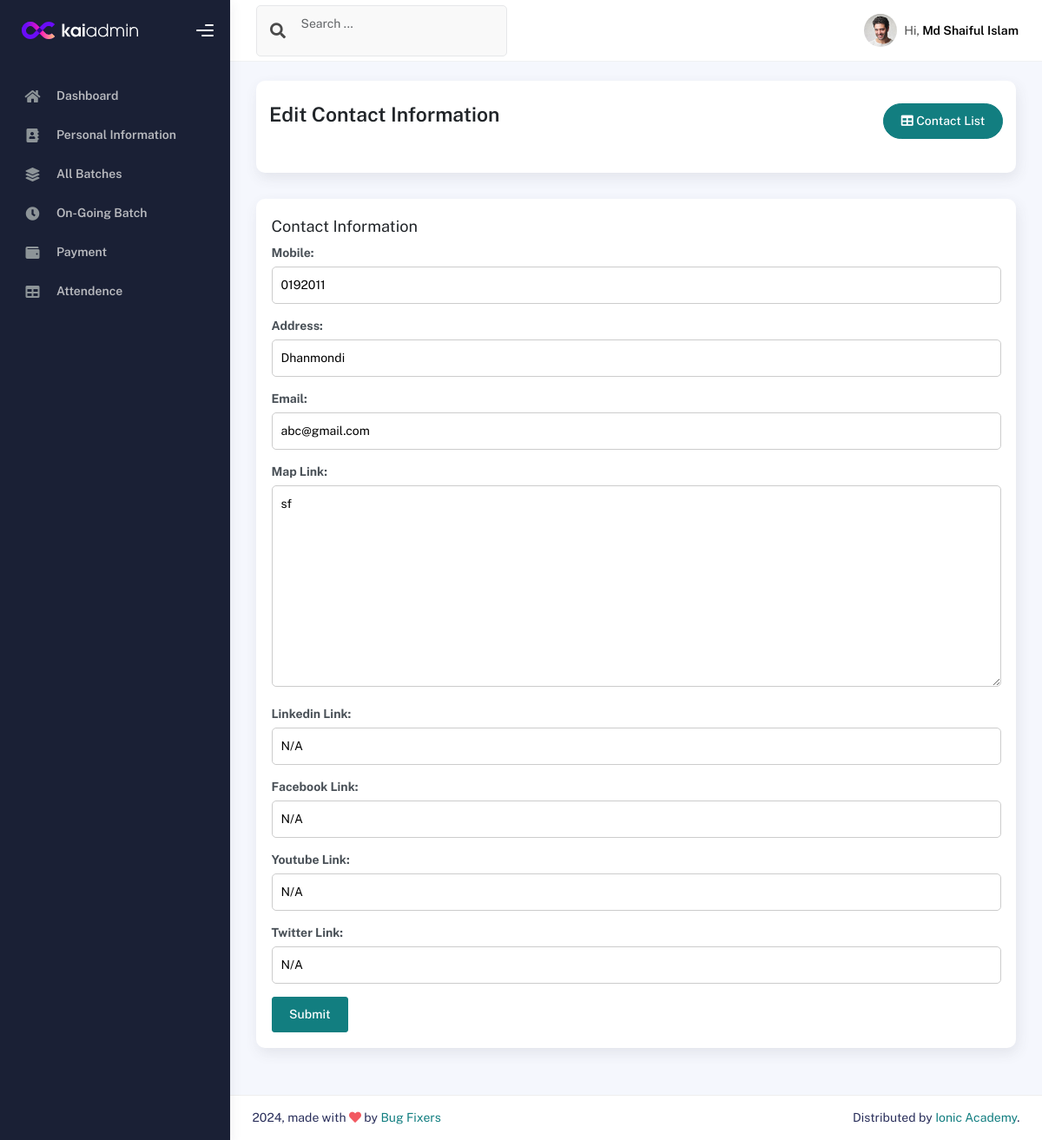
Screenshot of /editcontact/1 (signed in) with the database file from the repository.
### IMSapp/models.py (models this page shows, shortened)
class IMSUserModel(AbstractUser):
    USERTYPE=[
        ('Authority','Authority'),
        ('Student','Student'),
        ('Teacher','Teacher'),
        ('Staff','Staff'),
    ]
    UserType=models.CharField(choices=USERTYPE,max_length=100, null=True)

class StudentModel(models.Model):
    Imsuser=models.OneToOneField(IMSUserModel,on_delete=models.CASCADE,related_name='studentinfo',null=True)
    StudentID=models.CharField(max_length=100,null=True)
    StudentName=models.CharField(max_length=100,null=True)
    StudentPhoto=models.ImageField(upload_to='studentPhoto',null=True)
    AdmissionDate=models.DateField(auto_now_add=True,null=True)
    EducationalQualification=models.CharField(max_length=100,null=True)
    LinkedInLink =models.CharField(max_length=150,null=True)
    GithubLink =models.CharField(max_length=150,null=True)
    FacebookLink =models.CharField(max_length=150,null=True)

class WebsiteContactModel(models.Model):
    Imsuser = models.CharField(max_length=50,null=True)
    Mobile = models.CharField(max_length=50,null=True)
    Address = models.CharField(max_length=100,null=True)
    Email = models.CharField(max_length=100,null=True)
    MapLink = models.TextField(null=True)
    GithubLink =models.CharField(max_length=150,null=True)
    FacebookLink =models.CharField(max_length=150,null=True)
    YoutubeLink =models.CharField(max_length=150,null=True)
    TwitterLink =models.CharField(max_length=150,null=True)

### IMSapp/contactviews.py (the view)
# urls.py: path('editcontact/<str:myid>',editcontact,name="editcontact"),
def editcontact(request,myid):
    contactdata = get_object_or_404(WebsiteContactModel, id=myid)
    if request.method == 'POST':
        contactform = WebsiteContacForm(request.POST, instance=contactdata)
        if contactform.is_valid():
            contactform.save()
            return redirect('contactlist')
    else:
        contactform = WebsiteContacForm(instance=contactdata)
    context = {
        'contactform':contactform
    }
    return render(request,'contact/editcontact.html',context)

### IMSapp/forms.py
class WebsiteContacForm(forms.ModelForm):
    class Meta:
        model = WebsiteContactModel
        fields = "__all__"
        exclude = ['Imsuser']
        labels = {
            "MapLink": "Map Link",
            "GithubLink": "Linkedin Link",
            "FacebookLink": "Facebook Link",
            "YoutubeLink": "Youtube Link",
            "TwitterLink" : "Twitter Link",
        }

### IMSapp/templates/contact/editcontact.html (shortened to what this page needs)
{% extends "profilemaster/master.html" %}
{% block content %}
<div class="col-sm-12 col-md-12">
    <div class="card card-stats card-round">
        <div class="card-body">
            <div class="d-flex align-items-left align-items-md-center flex-column flex-md-row pt-2 pb-4">
                <div>
                    <h3 class="fw-bold mb-3">Edit Contact Information</h3>
                </div>
                <div class="ms-md-auto py-2 py-md-0">
                    <a href="{% url 'contactlist' %}" class="btn btn-primary btn-round"><i class="fas fa-table"></i> Contact List</a>
                </div>
            </div>
        </div>
    </div>
</div>
<div class="row">
    <div class="col-sm-12">
        <div class="card">
            <div class="card-body">
                <form action="" method="POST" enctype="multipart/form-data">
                    <div class="row">
                        <div class="col-12">
                            <h5 class="form-title"><span>Contact Information</span></h5>
                        </div>
                        {{contactform}}
                        <div class="col-12">
                            <button type="submit" class="btn btn-primary">Submit</button>
                        </div>
                    </div>
                </form>
            </div>
        </div>
    </div>
</div>
{% endblock content %}

### IMSapp/templates/profilemaster/header.html (shortened to what this page needs)
{% load static %}
<div class="main-header">
    <nav class="navbar navbar-header navbar-header-transparent navbar-expand-lg border-bottom">
      <div class="container-fluid">
        <nav class="navbar navbar-header-left navbar-expand-lg navbar-form nav-search p-0 d-none d-lg-flex">
          <div class="input-group">
            <div class="input-group-prepend">
              <button type="submit" class="btn btn-search pe-1">
                <i class="fa fa-search search-icon"></i>
              </button>
            </div>
            <input type="text" placeholder="Search ..." class="form-control" />
          </div>
        </nav>
        <ul class="navbar-nav topbar-nav ms-md-auto align-items-center">
          <li class="nav-item topbar-user dropdown hidden-caret">
            <a class="dropdown-toggle profile-pic" data-bs-toggle="dropdown" href="#" aria-expanded="false">
              <div class="avatar-sm">
                <img src="{% static 'profileassets/img/profile.jpg' %}" alt="..." class="avatar-img rounded-circle" />
              </div>
              <span class="profile-username">
                <span class="op-7">Hi,</span>
                <span class="fw-bold">{{user.studentinfo.StudentName}}</span>
              </span>
            </a>
          </li>
        </ul>
      </div>
    </nav>
  </div>

### IMSapp/templates/contact/editcontact.html (style rules this page uses)
label { margin-bottom: 5px; color: #666; text-align: left; font-weight: bold; }
input,select,textarea { margin-bottom: 15px; padding: 10px; border: 1px solid #ccc; border-radius: 5px; width: 100%; }

### rows the page displays
IMSUserModel: studentinfo.StudentName "Md Shaiful Islam"
WebsiteContactModel: Mobile "0192011", Address "Dhanmondi", Email "abc@gmail.com", MapLink "sf", GithubLink "N/A", FacebookLink "N/A", YoutubeLink "N/A", TwitterLink "N/A"
